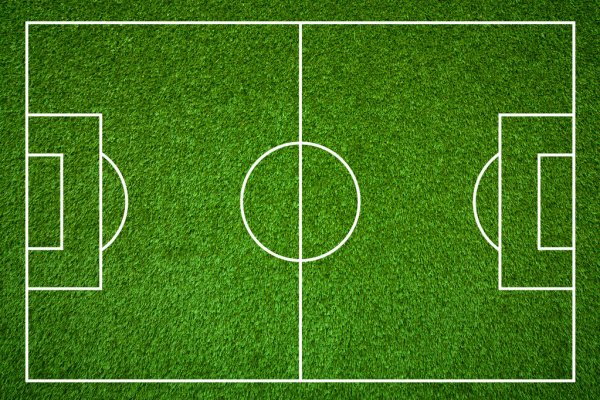
#> input picture campo.jpg, 600 x 400 px, found by its file name
$ python parte5.py
#> lines starting #> are read from the running program, lines starting #| are printed output that depends on the picture
import cv2
import numpy as np
from matplotlib import pyplot as plt

campo = cv2.imread(("trabalho5/campo.jpg"))
#> campo is the input picture: shape (400, 600, 3); mean B, G, R 26.8, 119.5, 66.5
marca = cv2.imread(("trabalho5/marca.png"))
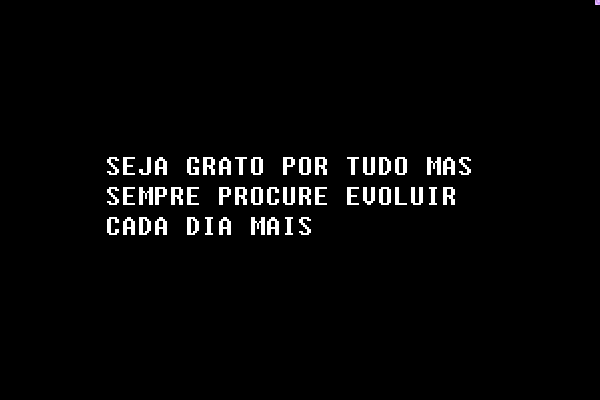
#> input picture marca.png, 600 x 400 px, found by its file name
#> marca is the input picture: shape (400, 600, 3); mean B, G, R 6.9, 6.9, 6.9
campo = cv2.cvtColor(campo, cv2.COLOR_BGR2RGB)
marca = cv2.cvtColor(marca, cv2.COLOR_BGR2RGB)

Image = cv2.addWeighted(campo, 0.8, marca, 0.2, 0.0)
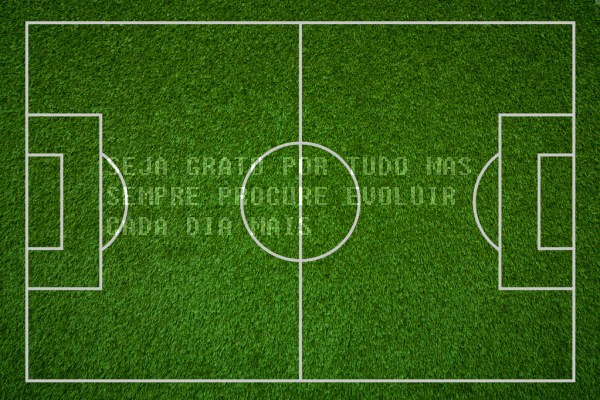
#> Image: shape (400, 600, 3); mean R, G, B 54.6, 96.9, 22.8

plt.imshow(Image), plt.xticks([]), plt.yticks([])
plt.show()
